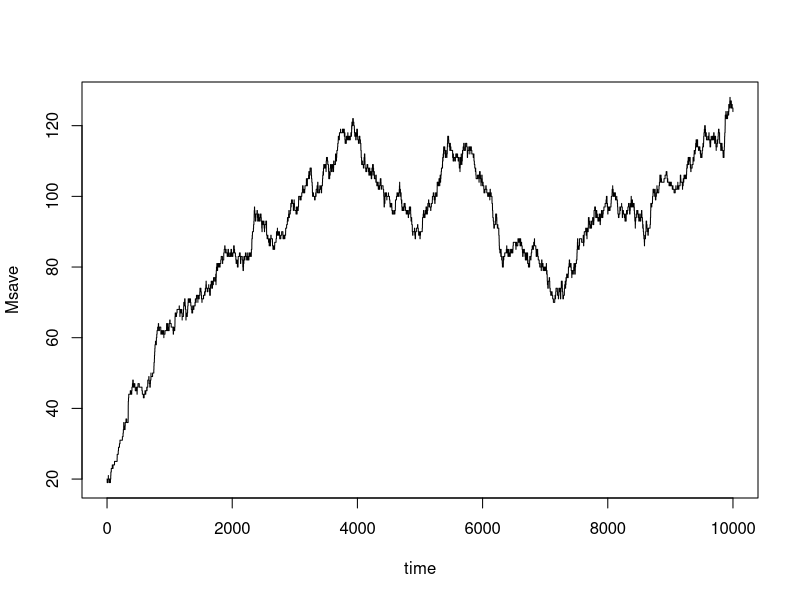

Reproduce this figure in R.
## ---- chunk 1
# Set a seed for consistent random realizations
set.seed(43)

# Define initial values
D <- 1
M <- 20

# Defien parameters
k1 <- 0.1
k3 <- 0.001
dt <- 0.1
Tend <- 10000
time <- seq(0, Tend, dt)

# Define teh cutoff probabilities for each event
p1 <- k1*dt
p2 <- k3*M*dt
## ---- chunk 2
# Define vectore where M_t will be saved
Msave <- numeric(length(time))

for(i in 1:length(time)){
  Msave[i] <- M
  
  p2 <- k3*M*dt
  
  u <- runif(1)
  
  if(u < p1){
    M <- M + 1
  } else if(u < (p1 + p2)){
    M <- M-1
  } else {
    M <- M
  }
}

plot(time, Msave, type = "l")
